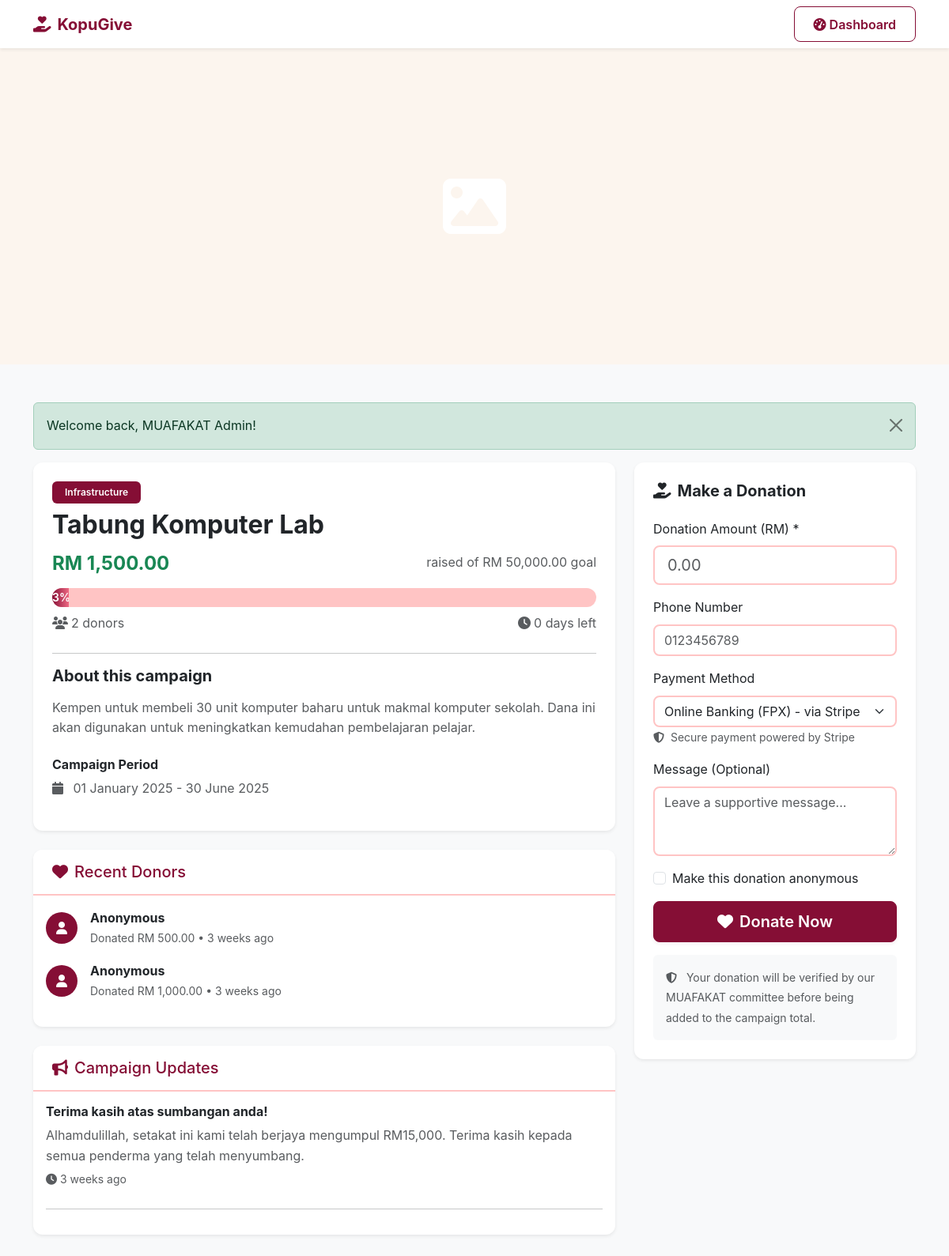
Page /donor/campaign_view.php?id=1 (signed in) on the committed database.
### tables this page shows
CREATE TABLE campaigns (
    campaign_id INT AUTO_INCREMENT PRIMARY KEY,
    campaign_name VARCHAR(255) NOT NULL,
    description TEXT,
    target_amount DECIMAL(10, 2) NOT NULL,
    current_amount DECIMAL(10, 2) DEFAULT 0.00,
    start_date DATE NOT NULL,
    end_date DATE NOT NULL,
    category ENUM('education', 'infrastructure', 'welfare', 'emergency', 'other') DEFAULT 'other',
    status ENUM('active', 'completed', 'closed', 'draft') DEFAULT 'draft',
    banner_image VARCHAR(255),
    created_by INT,
    created_at TIMESTAMP DEFAULT CURRENT_TIMESTAMP,
    updated_at TIMESTAMP DEFAULT CURRENT_TIMESTAMP ON UPDATE CURRENT_TIMESTAMP,
    FOREIGN KEY (created_by) REFERENCES users(user_id) ON DELETE SET NULL,
    INDEX idx_status (status),
    INDEX idx_dates (start_date, end_date)
);

CREATE TABLE donations (
    donation_id INT AUTO_INCREMENT PRIMARY KEY,
    campaign_id INT NOT NULL,
    donor_id INT,
    donor_name VARCHAR(255),  
    donor_email VARCHAR(255),
    donor_phone VARCHAR(20),
    amount DECIMAL(10, 2) NOT NULL,
    payment_method ENUM('online_banking', 'card', 'ewallet', 'cash', 'other') DEFAULT 'online_banking',
    transaction_id VARCHAR(100),
    receipt_path VARCHAR(255),
    donation_message TEXT,
    is_anonymous BOOLEAN DEFAULT FALSE,
    status ENUM('pending', 'verified', 'rejected', 'completed') DEFAULT 'pending',
    verified_by INT,
    verified_at TIMESTAMP NULL,
    donation_date TIMESTAMP DEFAULT CURRENT_TIMESTAMP,
    created_at TIMESTAMP DEFAULT CURRENT_TIMESTAMP,
    updated_at TIMESTAMP DEFAULT CURRENT_TIMESTAMP ON UPDATE CURRENT_TIMESTAMP,
    FOREIGN KEY (campaign_id) REFERENCES campaigns(campaign_id) ON DELETE CASCADE,
    FOREIGN KEY (donor_id) REFERENCES users(user_id) ON DELETE SET NULL,
    FOREIGN KEY (verified_by) REFERENCES users(user_id) ON DELETE SET NULL,
    INDEX idx_campaign (campaign_id),
    INDEX idx_donor (donor_id),
    INDEX idx_status (status),
    INDEX idx_donation_date (donation_date)
);

CREATE TABLE campaign_updates (
    update_id INT AUTO_INCREMENT PRIMARY KEY,
    campaign_id INT NOT NULL,
    title VARCHAR(255) NOT NULL,
    content TEXT NOT NULL,
    posted_by INT,
    posted_at TIMESTAMP DEFAULT CURRENT_TIMESTAMP,
    FOREIGN KEY (campaign_id) REFERENCES campaigns(campaign_id) ON DELETE CASCADE,
    FOREIGN KEY (posted_by) REFERENCES users(user_id) ON DELETE SET NULL,
    INDEX idx_campaign (campaign_id)
);

### includes/functions.php (called while the page is built, shortened)
<?php
function formatCurrency($amount) {
    return 'RM ' . number_format($amount, 2);
}
function calculatePercentage($current, $target) {
    $percentage = ($current / $target) * 100;
    return min(100, round($percentage, 2));
}
function formatDate($date, $format = 'd M Y') {
    return date($format, strtotime($date));
}
function timeAgo($datetime) {
    $time = strtotime($datetime);
    $now = time();
    $diff = $now - $time;
    if ($diff < 2592000) return floor($diff / 604800) . ' weeks ago';
    return formatDate($datetime);
}
function isLoggedIn() {
    return isset($_SESSION['user_id']);
}
function getFlashMessage() {
    if (isset($_SESSION['flash_message'])) {
        $message = [
            'type' => $_SESSION['flash_type'],
            'message' => $_SESSION['flash_message']
        ];
        return $message;
    }
    return null;
}
?>

### donor/campaign_view.php (the view, shortened to what this page needs)
<?php
require_once '../includes/functions.php';
$db = (new Database())->getConnection();
$campaignId = $_GET['id'] ?? 0;
$stmt = $db->prepare("
    SELECT c.*,
           u.full_name as created_by_name,
           COUNT(DISTINCT d.donation_id) as donation_count,
           COALESCE(SUM(CASE WHEN d.status = 'verified' THEN d.amount ELSE 0 END), 0) as total_raised
    FROM campaigns c
    LEFT JOIN users u ON c.created_by = u.user_id
    LEFT JOIN donations d ON c.campaign_id = d.campaign_id
    WHERE c.campaign_id = ?
    GROUP BY c.campaign_id
");
$stmt->execute([$campaignId]);
$campaign = $stmt->fetch();
$stmt = $db->prepare("
    SELECT d.*, u.full_name as donor_name
    FROM donations d
    LEFT JOIN users u ON d.donor_id = u.user_id
    WHERE d.campaign_id = ? AND d.status = 'verified' AND d.is_anonymous = 0
    ORDER BY d.created_at DESC
    LIMIT 10
");
$stmt->execute([$campaignId]);
$recentDonors = $stmt->fetchAll();
$stmt = $db->prepare("
    SELECT cu.*, u.full_name as posted_by_name
    FROM campaign_updates cu
    LEFT JOIN users u ON cu.posted_by = u.user_id
    WHERE cu.campaign_id = ?
    ORDER BY cu.posted_at DESC
    LIMIT 5
");
$stmt->execute([$campaignId]);
$updates = $stmt->fetchAll();
$percentage = calculatePercentage($campaign['total_raised'], $campaign['target_amount']);
$daysLeft = max(0, floor((strtotime($campaign['end_date']) - time()) / (60 * 60 * 24)));
$flashMessage = getFlashMessage();
?>
<!DOCTYPE html>
<html lang="en">
<head>
    <link href="https://cdn.jsdelivr.net/npm/bootstrap@5.3.0/dist/css/bootstrap.min.css" rel="stylesheet">
    <link rel="stylesheet" href="https://cdnjs.cloudflare.com/ajax/libs/font-awesome/6.4.0/css/all.min.css">
</head>
<body class="bg-light">
    <nav class="navbar navbar-expand-lg navbar-light bg-white shadow-sm">
        <div class="container">
            <a class="navbar-brand fw-bold text-primary" href="../index.php">
                <i class="fas fa-hand-holding-heart me-2"></i>KopuGive
            </a>
            <div class="ms-auto">
                <?php if (isLoggedIn()): ?>
                    <a href="dashboard.php" class="btn btn-outline-primary">
                        <i class="fas fa-tachometer-alt me-1"></i>Dashboard
                    </a>
                <?php else: ?>
                    <a href="../auth/login.php" class="btn btn-outline-primary">Login</a>
                <?php endif; ?>
            </div>
        </div>
    </nav>
    <?php if ($campaign['banner_image']): ?>
        <img src="../<?= htmlspecialchars($campaign['banner_image']) ?>" class="w-100 campaign-banner" alt="Campaign Banner">
    <?php else: ?>
        <div class="campaign-banner d-flex align-items-center justify-content-center text-white">
            <i class="fas fa-image fa-5x"></i>
        </div>
    <?php endif; ?>
    <div class="container my-5">
        <?php if ($flashMessage): ?>
            <div class="alert alert-<?= $flashMessage['type'] ?> alert-dismissible fade show" role="alert">
                <?= $flashMessage['message'] ?>
                <button type="button" class="btn-close" data-bs-dismiss="alert"></button>
            </div>
        <?php endif; ?>
        <div class="row">
            <div class="col-lg-8 mb-4">
                <div class="card border-0 shadow-sm mb-4">
                    <div class="card-body p-4">
                        <span class="badge bg-primary mb-2"><?= ucfirst($campaign['category']) ?></span>
                        <h2 class="fw-bold mb-3"><?= htmlspecialchars($campaign['campaign_name']) ?></h2>
                        <div class="mb-4">
                            <div class="d-flex justify-content-between mb-2">
                                <h4 class="text-success fw-bold"><?= formatCurrency($campaign['total_raised']) ?></h4>
                                <span class="text-muted">raised of <?= formatCurrency($campaign['target_amount']) ?> goal</span>
                            </div>
                            <div class="progress progress-large mb-2">
                                <div class="progress-bar bg-success" style="width: <?= $percentage ?>%">
                                    <?= $percentage ?>%
                                </div>
                            </div>
                            <div class="d-flex justify-content-between text-muted">
                                <span><i class="fas fa-users me-1"></i><?= $campaign['donation_count'] ?> donors</span>
                                <span><i class="fas fa-clock me-1"></i><?= $daysLeft ?> days left</span>
                            </div>
                        </div>
                        <hr>
                        <h5 class="fw-bold mb-3">About this campaign</h5>
                        <p class="text-muted"><?= nl2br(htmlspecialchars($campaign['description'])) ?></p>
                        <div class="mt-4">
                            <h6 class="fw-bold">Campaign Period</h6>
                            <p class="text-muted">
                                <i class="fas fa-calendar me-2"></i>
                                <?= formatDate($campaign['start_date'], 'd F Y') ?> - <?= formatDate($campaign['end_date'], 'd F Y') ?>
                            </p>
                        </div>
                    </div>
                </div>
                <?php if (!empty($recentDonors)): ?>
                    <div class="card border-0 shadow-sm mb-4">
                        <div class="card-header bg-white">
                            <h5 class="mb-0"><i class="fas fa-heart me-2"></i>Recent Donors</h5>
                        </div>
                        <div class="card-body">
                            <?php foreach ($recentDonors as $donor): ?>
                                <div class="d-flex align-items-center mb-3">
                                    <div class="bg-primary text-white rounded-circle d-flex align-items-center justify-content-center"
                                         style="width: 40px; height: 40px;">
                                        <i class="fas fa-user"></i>
                                    </div>
                                    <div class="ms-3">
                                        <div class="fw-bold"><?= htmlspecialchars($donor['donor_name'] ?? 'Anonymous') ?></div>
                                        <small class="text-muted">Donated <?= formatCurrency($donor['amount']) ?> • <?= timeAgo($donor['created_at']) ?></small>
                                    </div>
                                </div>
                            <?php endforeach; ?>
                        </div>
                    </div>
                <?php endif; ?>
                <?php if (!empty($updates)): ?>
                    <div class="card border-0 shadow-sm">
                        <div class="card-header bg-white">
                            <h5 class="mb-0"><i class="fas fa-bullhorn me-2"></i>Campaign Updates</h5>
                        </div>
                        <div class="card-body">
                            <?php foreach ($updates as $update): ?>
                                <div class="mb-4">
                                    <h6 class="fw-bold"><?= htmlspecialchars($update['title']) ?></h6>
                                    <p class="text-muted mb-1"><?= htmlspecialchars($update['content']) ?></p>
                                    <small class="text-muted">
                                        <i class="fas fa-clock me-1"></i><?= timeAgo($update['posted_at']) ?>
                                    </small>
                                </div>
                                <hr>
                            <?php endforeach; ?>
                        </div>
                    </div>
                <?php endif; ?>
            </div>
            <div class="col-lg-4">
                <div class="card border-0 shadow-sm sticky-top" style="top: 20px;">
                    <div class="card-body p-4">
                        <h5 class="fw-bold mb-4"><i class="fas fa-hand-holding-heart me-2"></i>Make a Donation</h5>
                        <form method="POST" enctype="multipart/form-data">
                            <div class="mb-3">
                                <label class="form-label">Donation Amount (RM) *</label>
                                <input type="number" class="form-control form-control-lg" name="amount"
                                       step="0.01" min="1" placeholder="0.00" required>
                            </div>
                            <div class="mb-3">
                                <label class="form-label">Phone Number</label>
                                <input type="tel" class="form-control" name="donor_phone" placeholder="0123456789">
                            </div>
                            <div class="mb-3">
                                <label class="form-label">Payment Method</label>
                                <select class="form-select" name="payment_method" id="payment_method">
                                    <option value="online_banking">Online Banking (FPX) - via Stripe</option>
                                </select>
                                <small class="text-muted">
                                    <i class="fas fa-shield-alt me-1"></i>
                                    Secure payment powered by Stripe
                                </small>
                            </div>
                            <div class="mb-3">
                                <label class="form-label">Message (Optional)</label>
                                <textarea class="form-control" name="message" rows="3"
                                          placeholder="Leave a supportive message..."></textarea>
                            </div>
                            <div class="mb-3 form-check">
                                <input type="checkbox" class="form-check-input" id="is_anonymous" name="is_anonymous">
                                <label class="form-check-label" for="is_anonymous">
                                    Make this donation anonymous
                                </label>
                            </div>
                            <button type="submit" name="donate" class="btn btn-primary w-100 btn-lg">
                                <i class="fas fa-heart me-2"></i>Donate Now
                            </button>
                            <div class="mt-3 p-3 bg-light rounded">
                                <small class="text-muted">
                                    <i class="fas fa-shield-alt me-2"></i>
                                    Your donation will be verified by our MUAFAKAT committee before being added to the campaign total.
                                </small>
                            </div>
                        </form>
                    </div>
                </div>
            </div>
        </div>
    </div>
</body>
</html>

### rows in the picture
campaigns: category "Infrastructure", campaign_name "Tabung Komputer Lab", target_amount "RM 50,000.00", end_date "0", description "Kempen untuk membeli 30 unit komputer baharu untuk makmal komputer sekolah. Dana ini akan digunakan untuk meningkatkan kemudahan pembelajaran pelajar.", start_date "01 January 2025", end_date "30 June 2025"
donations: donor_name "Anonymous", amount "RM 500.00", created_at "3 weeks ago"
donations: donor_name "Anonymous", amount "RM 1,000.00", created_at "3 weeks ago"
campaign_updates: title "Terima kasih atas sumbangan anda!", content "Alhamdulillah, setakat ini kami telah berjaya mengumpul RM15,000. Terima kasih kepada semua penderma yang telah menyumbang.", posted_at "3 weeks ago"

### other values in the picture
$flashMessage['message'] "Welcome back, MUAFAKAT Admin!"
formatCurrency($campaign['total_raised']) "RM 1,500.00"
$percentage "3"
$campaign['donation_count'] "2"
